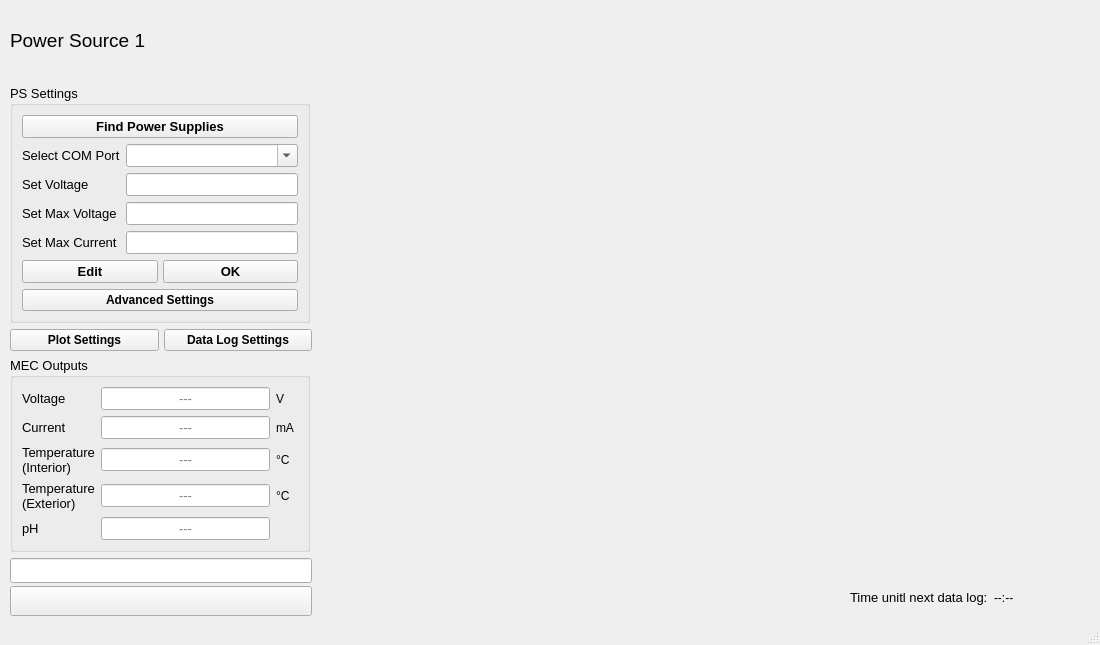
<?xml version="1.0" encoding="UTF-8"?>
<ui version="4.0">
 <class>MainWindow</class>
 <widget class="QMainWindow" name="MainWindow">
  <property name="geometry">
   <rect>
    <x>0</x>
    <y>0</y>
    <width>1100</width>
    <height>645</height>
   </rect>
  </property>
  <property name="minimumSize">
   <size>
    <width>1100</width>
    <height>645</height>
   </size>
  </property>
  <property name="maximumSize">
   <size>
    <width>1100</width>
    <height>645</height>
   </size>
  </property>
  <property name="windowTitle">
   <string>MainWindow</string>
  </property>
  <widget class="QWidget" name="centralwidget">
   <widget class="PlotWidget" name="graphWidget" native="true">
    <property name="geometry">
     <rect>
      <x>320</x>
      <y>0</y>
      <width>771</width>
      <height>581</height>
     </rect>
    </property>
   </widget>
   <widget class="QWidget" name="layoutWidget">
    <property name="geometry">
     <rect>
      <x>850</x>
      <y>590</y>
      <width>241</width>
      <height>24</height>
     </rect>
    </property>
    <layout class="QFormLayout" name="formLayout_3">
     <item row="0" column="0">
      <widget class="QLabel" name="timeuntilLabel">
       <property name="font">
        <font>
         <pointsize>10</pointsize>
        </font>
       </property>
       <property name="text">
        <string>Time unitl next data log:</string>
       </property>
      </widget>
     </item>
     <item row="0" column="1">
      <widget class="QLabel" name="timerLabel">
       <property name="text">
        <string>--:--</string>
       </property>
      </widget>
     </item>
    </layout>
   </widget>
   <widget class="QWidget" name="layoutWidget">
    <property name="geometry">
     <rect>
      <x>10</x>
      <y>1</y>
      <width>302</width>
      <height>615</height>
     </rect>
    </property>
    <layout class="QVBoxLayout" name="verticalLayout_2" stretch="0,0,0,0,0">
     <item>
      <widget class="QLabel" name="label">
       <property name="minimumSize">
        <size>
         <width>0</width>
         <height>0</height>
        </size>
       </property>
       <property name="maximumSize">
        <size>
         <width>16777215</width>
         <height>16777215</height>
        </size>
       </property>
       <property name="font">
        <font>
         <pointsize>14</pointsize>
        </font>
       </property>
       <property name="text">
        <string>Power Source 1</string>
       </property>
      </widget>
     </item>
     <item>
      <widget class="QGroupBox" name="groupBox">
       <property name="minimumSize">
        <size>
         <width>300</width>
         <height>0</height>
        </size>
       </property>
       <property name="maximumSize">
        <size>
         <width>300</width>
         <height>16777215</height>
        </size>
       </property>
       <property name="font">
        <font>
         <pointsize>10</pointsize>
        </font>
       </property>
       <property name="title">
        <string>PS Settings</string>
       </property>
       <layout class="QFormLayout" name="formLayout_2">
        <item row="0" column="0" colspan="2">
         <widget class="QPushButton" name="findPSButton">
          <property name="minimumSize">
           <size>
            <width>0</width>
            <height>0</height>
           </size>
          </property>
          <property name="maximumSize">
           <size>
            <width>16777215</width>
            <height>16777215</height>
           </size>
          </property>
          <property name="font">
           <font>
            <pointsize>10</pointsize>
            <weight>75</weight>
            <bold>true</bold>
           </font>
          </property>
          <property name="text">
           <string>Find Power Supplies</string>
          </property>
         </widget>
        </item>
        <item row="1" column="0">
         <widget class="QLabel" name="portboxLabel">
          <property name="font">
           <font>
            <pointsize>10</pointsize>
           </font>
          </property>
          <property name="text">
           <string>Select COM Port</string>
          </property>
         </widget>
        </item>
        <item row="1" column="1">
         <widget class="QComboBox" name="comBox">
          <property name="maximumSize">
           <size>
            <width>16777215</width>
            <height>16777215</height>
           </size>
          </property>
          <property name="editable">
           <bool>true</bool>
          </property>
         </widget>
        </item>
        <item row="2" column="0">
         <widget class="QLabel" name="label_2">
          <property name="font">
           <font>
            <pointsize>10</pointsize>
           </font>
          </property>
          <property name="text">
           <string>Set Voltage</string>
          </property>
         </widget>
        </item>
        <item row="2" column="1">
         <widget class="QLineEdit" name="setvoltageDisplay">
          <property name="alignment">
           <set>Qt::AlignCenter</set>
          </property>
          <property name="readOnly">
           <bool>true</bool>
          </property>
         </widget>
        </item>
        <item row="3" column="0">
         <widget class="QLabel" name="label_4">
          <property name="font">
           <font>
            <pointsize>10</pointsize>
           </font>
          </property>
          <property name="text">
           <string>Set Max Voltage</string>
          </property>
         </widget>
        </item>
        <item row="3" column="1">
         <widget class="QLineEdit" name="maxvoltageDisplay">
          <property name="alignment">
           <set>Qt::AlignCenter</set>
          </property>
          <property name="readOnly">
           <bool>true</bool>
          </property>
         </widget>
        </item>
        <item row="4" column="0">
         <widget class="QLabel" name="label_3">
          <property name="font">
           <font>
            <pointsize>10</pointsize>
           </font>
          </property>
          <property name="text">
           <string>Set Max Current</string>
          </property>
         </widget>
        </item>
        <item row="4" column="1">
         <widget class="QLineEdit" name="maxcurrentDisplay">
          <property name="alignment">
           <set>Qt::AlignCenter</set>
          </property>
          <property name="readOnly">
           <bool>true</bool>
          </property>
         </widget>
        </item>
        <item row="5" column="0" colspan="2">
         <layout class="QHBoxLayout" name="horizontalLayout_2">
          <property name="spacing">
           <number>5</number>
          </property>
          <item>
           <widget class="QPushButton" name="settingsEditButton">
            <property name="minimumSize">
             <size>
              <width>0</width>
              <height>0</height>
             </size>
            </property>
            <property name="maximumSize">
             <size>
              <width>16777215</width>
              <height>16777215</height>
             </size>
            </property>
            <property name="font">
             <font>
              <pointsize>10</pointsize>
              <weight>75</weight>
              <bold>true</bold>
             </font>
            </property>
            <property name="text">
             <string>Edit</string>
            </property>
           </widget>
          </item>
          <item>
           <widget class="QPushButton" name="settingsOKButton">
            <property name="minimumSize">
             <size>
              <width>0</width>
              <height>0</height>
             </size>
            </property>
            <property name="maximumSize">
             <size>
              <width>16777215</width>
              <height>16777215</height>
             </size>
            </property>
            <property name="font">
             <font>
              <pointsize>10</pointsize>
              <weight>75</weight>
              <bold>true</bold>
             </font>
            </property>
            <property name="text">
             <string>OK</string>
            </property>
           </widget>
          </item>
         </layout>
        </item>
        <item row="6" column="0" colspan="2">
         <widget class="QPushButton" name="advsetButton">
          <property name="minimumSize">
           <size>
            <width>0</width>
            <height>0</height>
           </size>
          </property>
          <property name="maximumSize">
           <size>
            <width>16777215</width>
            <height>16777215</height>
           </size>
          </property>
          <property name="font">
           <font>
            <pointsize>9</pointsize>
            <weight>75</weight>
            <bold>true</bold>
           </font>
          </property>
          <property name="text">
           <string>Advanced Settings</string>
          </property>
         </widget>
        </item>
       </layout>
      </widget>
     </item>
     <item>
      <layout class="QHBoxLayout" name="horizontalLayout_5">
       <property name="spacing">
        <number>5</number>
       </property>
       <property name="rightMargin">
        <number>0</number>
       </property>
       <item>
        <widget class="QPushButton" name="plotsetButton">
         <property name="minimumSize">
          <size>
           <width>0</width>
           <height>0</height>
          </size>
         </property>
         <property name="maximumSize">
          <size>
           <width>16777215</width>
           <height>16777215</height>
          </size>
         </property>
         <property name="font">
          <font>
           <pointsize>9</pointsize>
           <weight>75</weight>
           <bold>true</bold>
          </font>
         </property>
         <property name="text">
          <string>Plot Settings</string>
         </property>
        </widget>
       </item>
       <item>
        <widget class="QPushButton" name="datalogButton">
         <property name="minimumSize">
          <size>
           <width>0</width>
           <height>0</height>
          </size>
         </property>
         <property name="maximumSize">
          <size>
           <width>16777215</width>
           <height>16777215</height>
          </size>
         </property>
         <property name="font">
          <font>
           <pointsize>9</pointsize>
           <weight>75</weight>
           <bold>true</bold>
          </font>
         </property>
         <property name="text">
          <string>Data Log Settings</string>
         </property>
        </widget>
       </item>
      </layout>
     </item>
     <item>
      <widget class="QGroupBox" name="groupBox_2">
       <property name="minimumSize">
        <size>
         <width>300</width>
         <height>0</height>
        </size>
       </property>
       <property name="maximumSize">
        <size>
         <width>300</width>
         <height>16777215</height>
        </size>
       </property>
       <property name="font">
        <font>
         <pointsize>10</pointsize>
        </font>
       </property>
       <property name="title">
        <string>MEC Outputs</string>
       </property>
       <layout class="QFormLayout" name="formLayout">
        <item row="0" column="0">
         <widget class="QLabel" name="label_5">
          <property name="text">
           <string>Voltage</string>
          </property>
         </widget>
        </item>
        <item row="1" column="0">
         <widget class="QLabel" name="currentLabel">
          <property name="font">
           <font>
            <pointsize>10</pointsize>
           </font>
          </property>
          <property name="autoFillBackground">
           <bool>false</bool>
          </property>
          <property name="text">
           <string>Current</string>
          </property>
         </widget>
        </item>
        <item row="1" column="1">
         <layout class="QHBoxLayout" name="horizontalLayout">
          <item>
           <widget class="QLineEdit" name="currentDisplay">
            <property name="maximumSize">
             <size>
              <width>16777215</width>
              <height>16777215</height>
             </size>
            </property>
            <property name="font">
             <font>
              <pointsize>10</pointsize>
             </font>
            </property>
            <property name="cursor">
             <cursorShape>ArrowCursor</cursorShape>
            </property>
            <property name="alignment">
             <set>Qt::AlignCenter</set>
            </property>
            <property name="readOnly">
             <bool>true</bool>
            </property>
            <property name="placeholderText">
             <string>---</string>
            </property>
           </widget>
          </item>
          <item>
           <widget class="QLabel" name="currentunitLabel">
            <property name="minimumSize">
             <size>
              <width>22</width>
              <height>0</height>
             </size>
            </property>
            <property name="maximumSize">
             <size>
              <width>16777215</width>
              <height>16777215</height>
             </size>
            </property>
            <property name="font">
             <font>
              <pointsize>9</pointsize>
             </font>
            </property>
            <property name="text">
             <string>mA</string>
            </property>
           </widget>
          </item>
         </layout>
        </item>
        <item row="2" column="0">
         <widget class="QLabel" name="tempLabel">
          <property name="maximumSize">
           <size>
            <width>80</width>
            <height>16777215</height>
           </size>
          </property>
          <property name="font">
           <font>
            <pointsize>10</pointsize>
           </font>
          </property>
          <property name="text">
           <string>Temperature (Interior)</string>
          </property>
          <property name="wordWrap">
           <bool>true</bool>
          </property>
         </widget>
        </item>
        <item row="2" column="1">
         <layout class="QHBoxLayout" name="horizontalLayout_3">
          <item>
           <widget class="QLineEdit" name="tempDisplay1">
            <property name="maximumSize">
             <size>
              <width>16777215</width>
              <height>16777215</height>
             </size>
            </property>
            <property name="font">
             <font>
              <pointsize>10</pointsize>
             </font>
            </property>
            <property name="cursor">
             <cursorShape>ArrowCursor</cursorShape>
            </property>
            <property name="alignment">
             <set>Qt::AlignCenter</set>
            </property>
            <property name="dragEnabled">
             <bool>false</bool>
            </property>
            <property name="readOnly">
             <bool>true</bool>
            </property>
            <property name="placeholderText">
             <string>---</string>
            </property>
           </widget>
          </item>
          <item>
           <widget class="QLabel" name="tempunitLabel">
            <property name="minimumSize">
             <size>
              <width>22</width>
              <height>0</height>
             </size>
            </property>
            <property name="maximumSize">
             <size>
              <width>16777215</width>
              <height>16777215</height>
             </size>
            </property>
            <property name="font">
             <font>
              <pointsize>9</pointsize>
             </font>
            </property>
            <property name="text">
             <string>°C </string>
            </property>
           </widget>
          </item>
         </layout>
        </item>
        <item row="4" column="1">
         <layout class="QHBoxLayout" name="horizontalLayout_4">
          <item>
           <widget class="QLineEdit" name="pHDisplay">
            <property name="maximumSize">
             <size>
              <width>16777215</width>
              <height>16777215</height>
             </size>
            </property>
            <property name="font">
             <font>
              <pointsize>10</pointsize>
             </font>
            </property>
            <property name="cursor">
             <cursorShape>ArrowCursor</cursorShape>
            </property>
            <property name="alignment">
             <set>Qt::AlignCenter</set>
            </property>
            <property name="readOnly">
             <bool>true</bool>
            </property>
            <property name="placeholderText">
             <string>---</string>
            </property>
           </widget>
          </item>
          <item>
           <widget class="QLabel" name="pHblankLabel">
            <property name="minimumSize">
             <size>
              <width>22</width>
              <height>0</height>
             </size>
            </property>
            <property name="maximumSize">
             <size>
              <width>16777215</width>
              <height>16777215</height>
             </size>
            </property>
            <property name="text">
             <string/>
            </property>
           </widget>
          </item>
         </layout>
        </item>
        <item row="0" column="1">
         <layout class="QHBoxLayout" name="horizontalLayout_6">
          <item>
           <widget class="QLineEdit" name="voltageDisplay">
            <property name="maximumSize">
             <size>
              <width>16777215</width>
              <height>16777215</height>
             </size>
            </property>
            <property name="font">
             <font>
              <pointsize>10</pointsize>
             </font>
            </property>
            <property name="cursor">
             <cursorShape>ArrowCursor</cursorShape>
            </property>
            <property name="alignment">
             <set>Qt::AlignCenter</set>
            </property>
            <property name="readOnly">
             <bool>true</bool>
            </property>
            <property name="placeholderText">
             <string>---</string>
            </property>
           </widget>
          </item>
          <item>
           <widget class="QLabel" name="currentunitLabel_2">
            <property name="minimumSize">
             <size>
              <width>22</width>
              <height>0</height>
             </size>
            </property>
            <property name="maximumSize">
             <size>
              <width>16777215</width>
              <height>16777215</height>
             </size>
            </property>
            <property name="font">
             <font>
              <pointsize>9</pointsize>
             </font>
            </property>
            <property name="text">
             <string>V</string>
            </property>
           </widget>
          </item>
         </layout>
        </item>
        <item row="4" column="0">
         <widget class="QLabel" name="pHLabel">
          <property name="font">
           <font>
            <pointsize>10</pointsize>
           </font>
          </property>
          <property name="text">
           <string>pH</string>
          </property>
         </widget>
        </item>
        <item row="3" column="0">
         <widget class="QLabel" name="tempLabel_2">
          <property name="maximumSize">
           <size>
            <width>80</width>
            <height>16777215</height>
           </size>
          </property>
          <property name="font">
           <font>
            <pointsize>10</pointsize>
           </font>
          </property>
          <property name="text">
           <string>Temperature (Exterior)</string>
          </property>
          <property name="wordWrap">
           <bool>true</bool>
          </property>
         </widget>
        </item>
        <item row="3" column="1">
         <layout class="QHBoxLayout" name="horizontalLayout_7">
          <item>
           <widget class="QLineEdit" name="tempDisplay2">
            <property name="maximumSize">
             <size>
              <width>16777215</width>
              <height>16777215</height>
             </size>
            </property>
            <property name="font">
             <font>
              <pointsize>10</pointsize>
             </font>
            </property>
            <property name="cursor">
             <cursorShape>ArrowCursor</cursorShape>
            </property>
            <property name="alignment">
             <set>Qt::AlignCenter</set>
            </property>
            <property name="dragEnabled">
             <bool>false</bool>
            </property>
            <property name="readOnly">
             <bool>true</bool>
            </property>
            <property name="placeholderText">
             <string>---</string>
            </property>
           </widget>
          </item>
          <item>
           <widget class="QLabel" name="tempunitLabel_2">
            <property name="minimumSize">
             <size>
              <width>22</width>
              <height>0</height>
             </size>
            </property>
            <property name="maximumSize">
             <size>
              <width>16777215</width>
              <height>16777215</height>
             </size>
            </property>
            <property name="font">
             <font>
              <pointsize>9</pointsize>
             </font>
            </property>
            <property name="text">
             <string>°C </string>
            </property>
           </widget>
          </item>
         </layout>
        </item>
       </layout>
      </widget>
     </item>
     <item>
      <layout class="QVBoxLayout" name="verticalLayout">
       <property name="spacing">
        <number>3</number>
       </property>
       <property name="sizeConstraint">
        <enum>QLayout::SetMaximumSize</enum>
       </property>
       <item>
        <widget class="QLineEdit" name="onlineDisplay">
         <property name="minimumSize">
          <size>
           <width>0</width>
           <height>25</height>
          </size>
         </property>
         <property name="maximumSize">
          <size>
           <width>16777215</width>
           <height>25</height>
          </size>
         </property>
         <property name="font">
          <font>
           <pointsize>10</pointsize>
          </font>
         </property>
         <property name="cursor">
          <cursorShape>ArrowCursor</cursorShape>
         </property>
         <property name="text">
          <string/>
         </property>
         <property name="alignment">
          <set>Qt::AlignCenter</set>
         </property>
         <property name="readOnly">
          <bool>true</bool>
         </property>
        </widget>
       </item>
       <item>
        <widget class="QPushButton" name="startButton">
         <property name="minimumSize">
          <size>
           <width>0</width>
           <height>30</height>
          </size>
         </property>
         <property name="maximumSize">
          <size>
           <width>16777215</width>
           <height>30</height>
          </size>
         </property>
         <property name="font">
          <font>
           <pointsize>9</pointsize>
           <weight>75</weight>
           <bold>true</bold>
          </font>
         </property>
         <property name="text">
          <string/>
         </property>
         <property name="checkable">
          <bool>true</bool>
         </property>
        </widget>
       </item>
      </layout>
     </item>
    </layout>
   </widget>
  </widget>
  <widget class="QMenuBar" name="menubar">
   <property name="geometry">
    <rect>
     <x>0</x>
     <y>0</y>
     <width>1100</width>
     <height>28</height>
    </rect>
   </property>
  </widget>
  <widget class="QStatusBar" name="statusbar"/>
 </widget>
 <customwidgets>
  <customwidget>
   <class>PlotWidget</class>
   <extends>QWidget</extends>
   <header>pyqtgraph</header>
   <container>1</container>
  </customwidget>
 </customwidgets>
 <resources/>
 <connections/>
</ui>
